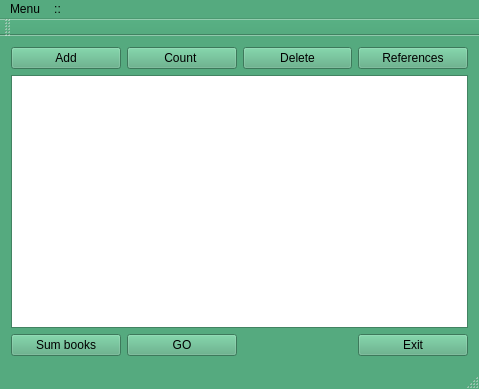
<?xml version="1.0" encoding="UTF-8"?>
<ui version="4.0">
 <class>MyInterface</class>
 <widget class="QMainWindow" name="MyInterface">
  <property name="geometry">
   <rect>
    <x>0</x>
    <y>0</y>
    <width>479</width>
    <height>389</height>
   </rect>
  </property>
  <property name="palette">
   <palette>
    <active>
     <colorrole role="WindowText">
      <brush brushstyle="SolidPattern">
       <color alpha="255">
        <red>0</red>
        <green>0</green>
        <blue>0</blue>
       </color>
      </brush>
     </colorrole>
     <colorrole role="Button">
      <brush brushstyle="SolidPattern">
       <color alpha="255">
        <red>85</red>
        <green>170</green>
        <blue>127</blue>
       </color>
      </brush>
     </colorrole>
     <colorrole role="Light">
      <brush brushstyle="SolidPattern">
       <color alpha="255">
        <red>127</red>
        <green>255</green>
        <blue>191</blue>
       </color>
      </brush>
     </colorrole>
     <colorrole role="Midlight">
      <brush brushstyle="SolidPattern">
       <color alpha="255">
        <red>106</red>
        <green>212</green>
        <blue>159</blue>
       </color>
      </brush>
     </colorrole>
     <colorrole role="Dark">
      <brush brushstyle="SolidPattern">
       <color alpha="255">
        <red>42</red>
        <green>85</green>
        <blue>63</blue>
       </color>
      </brush>
     </colorrole>
     <colorrole role="Mid">
      <brush brushstyle="SolidPattern">
       <color alpha="255">
        <red>56</red>
        <green>113</green>
        <blue>84</blue>
       </color>
      </brush>
     </colorrole>
     <colorrole role="Text">
      <brush brushstyle="SolidPattern">
       <color alpha="255">
        <red>0</red>
        <green>0</green>
        <blue>0</blue>
       </color>
      </brush>
     </colorrole>
     <colorrole role="BrightText">
      <brush brushstyle="SolidPattern">
       <color alpha="255">
        <red>255</red>
        <green>255</green>
        <blue>255</blue>
       </color>
      </brush>
     </colorrole>
     <colorrole role="ButtonText">
      <brush brushstyle="SolidPattern">
       <color alpha="255">
        <red>0</red>
        <green>0</green>
        <blue>0</blue>
       </color>
      </brush>
     </colorrole>
     <colorrole role="Base">
      <brush brushstyle="SolidPattern">
       <color alpha="255">
        <red>255</red>
        <green>255</green>
        <blue>255</blue>
       </color>
      </brush>
     </colorrole>
     <colorrole role="Window">
      <brush brushstyle="SolidPattern">
       <color alpha="255">
        <red>85</red>
        <green>170</green>
        <blue>127</blue>
       </color>
      </brush>
     </colorrole>
     <colorrole role="Shadow">
      <brush brushstyle="SolidPattern">
       <color alpha="255">
        <red>0</red>
        <green>0</green>
        <blue>0</blue>
       </color>
      </brush>
     </colorrole>
     <colorrole role="AlternateBase">
      <brush brushstyle="SolidPattern">
       <color alpha="255">
        <red>170</red>
        <green>212</green>
        <blue>191</blue>
       </color>
      </brush>
     </colorrole>
     <colorrole role="ToolTipBase">
      <brush brushstyle="SolidPattern">
       <color alpha="255">
        <red>255</red>
        <green>255</green>
        <blue>220</blue>
       </color>
      </brush>
     </colorrole>
     <colorrole role="ToolTipText">
      <brush brushstyle="SolidPattern">
       <color alpha="255">
        <red>0</red>
        <green>0</green>
        <blue>0</blue>
       </color>
      </brush>
     </colorrole>
    </active>
    <inactive>
     <colorrole role="WindowText">
      <brush brushstyle="SolidPattern">
       <color alpha="255">
        <red>0</red>
        <green>0</green>
        <blue>0</blue>
       </color>
      </brush>
     </colorrole>
     <colorrole role="Button">
      <brush brushstyle="SolidPattern">
       <color alpha="255">
        <red>85</red>
        <green>170</green>
        <blue>127</blue>
       </color>
      </brush>
     </colorrole>
     <colorrole role="Light">
      <brush brushstyle="SolidPattern">
       <color alpha="255">
        <red>127</red>
        <green>255</green>
        <blue>191</blue>
       </color>
      </brush>
     </colorrole>
     <colorrole role="Midlight">
      <brush brushstyle="SolidPattern">
       <color alpha="255">
        <red>106</red>
        <green>212</green>
        <blue>159</blue>
       </color>
      </brush>
     </colorrole>
     <colorrole role="Dark">
      <brush brushstyle="SolidPattern">
       <color alpha="255">
        <red>42</red>
        <green>85</green>
        <blue>63</blue>
       </color>
      </brush>
     </colorrole>
     <colorrole role="Mid">
      <brush brushstyle="SolidPattern">
       <color alpha="255">
        <red>56</red>
        <green>113</green>
        <blue>84</blue>
       </color>
      </brush>
     </colorrole>
     <colorrole role="Text">
      <brush brushstyle="SolidPattern">
       <color alpha="255">
        <red>0</red>
        <green>0</green>
        <blue>0</blue>
       </color>
      </brush>
     </colorrole>
     <colorrole role="BrightText">
      <brush brushstyle="SolidPattern">
       <color alpha="255">
        <red>255</red>
        <green>255</green>
        <blue>255</blue>
       </color>
      </brush>
     </colorrole>
     <colorrole role="ButtonText">
      <brush brushstyle="SolidPattern">
       <color alpha="255">
        <red>0</red>
        <green>0</green>
        <blue>0</blue>
       </color>
      </brush>
     </colorrole>
     <colorrole role="Base">
      <brush brushstyle="SolidPattern">
       <color alpha="255">
        <red>255</red>
        <green>255</green>
        <blue>255</blue>
       </color>
      </brush>
     </colorrole>
     <colorrole role="Window">
      <brush brushstyle="SolidPattern">
       <color alpha="255">
        <red>85</red>
        <green>170</green>
        <blue>127</blue>
       </color>
      </brush>
     </colorrole>
     <colorrole role="Shadow">
      <brush brushstyle="SolidPattern">
       <color alpha="255">
        <red>0</red>
        <green>0</green>
        <blue>0</blue>
       </color>
      </brush>
     </colorrole>
     <colorrole role="AlternateBase">
      <brush brushstyle="SolidPattern">
       <color alpha="255">
        <red>170</red>
        <green>212</green>
        <blue>191</blue>
       </color>
      </brush>
     </colorrole>
     <colorrole role="ToolTipBase">
      <brush brushstyle="SolidPattern">
       <color alpha="255">
        <red>255</red>
        <green>255</green>
        <blue>220</blue>
       </color>
      </brush>
     </colorrole>
     <colorrole role="ToolTipText">
      <brush brushstyle="SolidPattern">
       <color alpha="255">
        <red>0</red>
        <green>0</green>
        <blue>0</blue>
       </color>
      </brush>
     </colorrole>
    </inactive>
    <disabled>
     <colorrole role="WindowText">
      <brush brushstyle="SolidPattern">
       <color alpha="255">
        <red>42</red>
        <green>85</green>
        <blue>63</blue>
       </color>
      </brush>
     </colorrole>
     <colorrole role="Button">
      <brush brushstyle="SolidPattern">
       <color alpha="255">
        <red>85</red>
        <green>170</green>
        <blue>127</blue>
       </color>
      </brush>
     </colorrole>
     <colorrole role="Light">
      <brush brushstyle="SolidPattern">
       <color alpha="255">
        <red>127</red>
        <green>255</green>
        <blue>191</blue>
       </color>
      </brush>
     </colorrole>
     <colorrole role="Midlight">
      <brush brushstyle="SolidPattern">
       <color alpha="255">
        <red>106</red>
        <green>212</green>
        <blue>159</blue>
       </color>
      </brush>
     </colorrole>
     <colorrole role="Dark">
      <brush brushstyle="SolidPattern">
       <color alpha="255">
        <red>42</red>
        <green>85</green>
        <blue>63</blue>
       </color>
      </brush>
     </colorrole>
     <colorrole role="Mid">
      <brush brushstyle="SolidPattern">
       <color alpha="255">
        <red>56</red>
        <green>113</green>
        <blue>84</blue>
       </color>
      </brush>
     </colorrole>
     <colorrole role="Text">
      <brush brushstyle="SolidPattern">
       <color alpha="255">
        <red>42</red>
        <green>85</green>
        <blue>63</blue>
       </color>
      </brush>
     </colorrole>
     <colorrole role="BrightText">
      <brush brushstyle="SolidPattern">
       <color alpha="255">
        <red>255</red>
        <green>255</green>
        <blue>255</blue>
       </color>
      </brush>
     </colorrole>
     <colorrole role="ButtonText">
      <brush brushstyle="SolidPattern">
       <color alpha="255">
        <red>42</red>
        <green>85</green>
        <blue>63</blue>
       </color>
      </brush>
     </colorrole>
     <colorrole role="Base">
      <brush brushstyle="SolidPattern">
       <color alpha="255">
        <red>85</red>
        <green>170</green>
        <blue>127</blue>
       </color>
      </brush>
     </colorrole>
     <colorrole role="Window">
      <brush brushstyle="SolidPattern">
       <color alpha="255">
        <red>85</red>
        <green>170</green>
        <blue>127</blue>
       </color>
      </brush>
     </colorrole>
     <colorrole role="Shadow">
      <brush brushstyle="SolidPattern">
       <color alpha="255">
        <red>0</red>
        <green>0</green>
        <blue>0</blue>
       </color>
      </brush>
     </colorrole>
     <colorrole role="AlternateBase">
      <brush brushstyle="SolidPattern">
       <color alpha="255">
        <red>85</red>
        <green>170</green>
        <blue>127</blue>
       </color>
      </brush>
     </colorrole>
     <colorrole role="ToolTipBase">
      <brush brushstyle="SolidPattern">
       <color alpha="255">
        <red>255</red>
        <green>255</green>
        <blue>220</blue>
       </color>
      </brush>
     </colorrole>
     <colorrole role="ToolTipText">
      <brush brushstyle="SolidPattern">
       <color alpha="255">
        <red>0</red>
        <green>0</green>
        <blue>0</blue>
       </color>
      </brush>
     </colorrole>
    </disabled>
   </palette>
  </property>
  <property name="windowTitle">
   <string>MyInterface</string>
  </property>
  <property name="autoFillBackground">
   <bool>false</bool>
  </property>
  <property name="unifiedTitleAndToolBarOnMac">
   <bool>false</bool>
  </property>
  <widget class="QWidget" name="centralWidget">
   <layout class="QGridLayout" name="gridLayout">
    <item row="0" column="3">
     <widget class="QPushButton" name="pushButton_Count">
      <property name="text">
       <string>Count </string>
      </property>
      <property name="icon">
       <iconset>
        <normaloff>C:/Users/Владелец/Downloads/Hopstarter-Soft-Scraps-Button-Blank-Red.ico</normaloff>C:/Users/Владелец/Downloads/Hopstarter-Soft-Scraps-Button-Blank-Red.ico</iconset>
      </property>
      <property name="iconSize">
       <size>
        <width>24</width>
        <height>24</height>
       </size>
      </property>
     </widget>
    </item>
    <item row="2" column="5">
     <widget class="QPushButton" name="pushButton">
      <property name="text">
       <string>Exit</string>
      </property>
      <property name="icon">
       <iconset>
        <normaloff>C:/Users/Владелец/Downloads/Hopstarter-Soft-Scraps-Button-Turn-On.ico</normaloff>C:/Users/Владелец/Downloads/Hopstarter-Soft-Scraps-Button-Turn-On.ico</iconset>
      </property>
      <property name="iconSize">
       <size>
        <width>24</width>
        <height>24</height>
       </size>
      </property>
     </widget>
    </item>
    <item row="0" column="5">
     <widget class="QPushButton" name="pushButton_help">
      <property name="text">
       <string>References</string>
      </property>
      <property name="icon">
       <iconset>
        <normaloff>C:/Users/Владелец/Downloads/Hopstarter-Rounded-Square-Button-Info.ico</normaloff>C:/Users/Владелец/Downloads/Hopstarter-Rounded-Square-Button-Info.ico</iconset>
      </property>
      <property name="iconSize">
       <size>
        <width>24</width>
        <height>24</height>
       </size>
      </property>
     </widget>
    </item>
    <item row="0" column="4">
     <widget class="QPushButton" name="pushButton_delete">
      <property name="text">
       <string>Delete</string>
      </property>
      <property name="icon">
       <iconset>
        <normaloff>C:/Users/Владелец/Downloads/Hopstarter-Button-Button-Close.ico</normaloff>C:/Users/Владелец/Downloads/Hopstarter-Button-Button-Close.ico</iconset>
      </property>
      <property name="iconSize">
       <size>
        <width>24</width>
        <height>24</height>
       </size>
      </property>
     </widget>
    </item>
    <item row="1" column="2" colspan="4">
     <widget class="QTableWidget" name="tableWidget_books"/>
    </item>
    <item row="0" column="2">
     <widget class="QPushButton" name="pushButton_add">
      <property name="text">
       <string>Add</string>
      </property>
      <property name="icon">
       <iconset>
        <normaloff>C:/Users/Владелец/Downloads/Hopstarter-Rounded-Square-Button-Add.ico</normaloff>C:/Users/Владелец/Downloads/Hopstarter-Rounded-Square-Button-Add.ico</iconset>
      </property>
      <property name="iconSize">
       <size>
        <width>24</width>
        <height>24</height>
       </size>
      </property>
     </widget>
    </item>
    <item row="2" column="2">
     <widget class="QPushButton" name="pushButton_2">
      <property name="text">
       <string>Sum books</string>
      </property>
     </widget>
    </item>
    <item row="2" column="3">
     <widget class="QPushButton" name="pushButton_3">
      <property name="text">
       <string>GO</string>
      </property>
     </widget>
    </item>
   </layout>
  </widget>
  <widget class="QMenuBar" name="menuBar">
   <property name="geometry">
    <rect>
     <x>0</x>
     <y>0</y>
     <width>479</width>
     <height>21</height>
    </rect>
   </property>
   <property name="defaultUp">
    <bool>false</bool>
   </property>
   <widget class="QMenu" name="menuMenu">
    <property name="title">
     <string>Menu</string>
    </property>
    <addaction name="actionAdd"/>
    <addaction name="actionCount"/>
    <addaction name="actionDelete"/>
    <addaction name="actionReference"/>
    <addaction name="actionSave_file"/>
   </widget>
   <widget class="QMenu" name="menuMassage">
    <property name="title">
     <string>::</string>
    </property>
    <addaction name="actionBox"/>
   </widget>
   <addaction name="menuMenu"/>
   <addaction name="menuMassage"/>
  </widget>
  <widget class="QToolBar" name="mainToolBar">
   <attribute name="toolBarArea">
    <enum>TopToolBarArea</enum>
   </attribute>
   <attribute name="toolBarBreak">
    <bool>false</bool>
   </attribute>
  </widget>
  <widget class="QStatusBar" name="statusBar"/>
  <action name="actionAdd">
   <property name="icon">
    <iconset>
     <normaloff>C:/Users/Владелец/Downloads/Hopstarter-Rounded-Square-Button-Add.ico</normaloff>C:/Users/Владелец/Downloads/Hopstarter-Rounded-Square-Button-Add.ico</iconset>
   </property>
   <property name="text">
    <string>Add</string>
   </property>
   <property name="shortcut">
    <string>Alt+A</string>
   </property>
  </action>
  <action name="actionCount">
   <property name="icon">
    <iconset>
     <normaloff>C:/Users/Владелец/Downloads/Hopstarter-Soft-Scraps-Button-Blank-Red.ico</normaloff>C:/Users/Владелец/Downloads/Hopstarter-Soft-Scraps-Button-Blank-Red.ico</iconset>
   </property>
   <property name="text">
    <string>Count</string>
   </property>
   <property name="shortcut">
    <string>Alt+C</string>
   </property>
   <property name="iconVisibleInMenu">
    <bool>true</bool>
   </property>
  </action>
  <action name="actionDelete">
   <property name="icon">
    <iconset>
     <normaloff>C:/Users/Владелец/Downloads/Hopstarter-Button-Button-Close.ico</normaloff>C:/Users/Владелец/Downloads/Hopstarter-Button-Button-Close.ico</iconset>
   </property>
   <property name="text">
    <string>Delete</string>
   </property>
   <property name="shortcut">
    <string>Alt+D</string>
   </property>
  </action>
  <action name="actionSwap">
   <property name="text">
    <string>Swap</string>
   </property>
   <property name="shortcut">
    <string>Alt+S</string>
   </property>
  </action>
  <action name="actionReference">
   <property name="icon">
    <iconset>
     <normaloff>C:/Users/Владелец/Downloads/Hopstarter-Rounded-Square-Button-Info.ico</normaloff>C:/Users/Владелец/Downloads/Hopstarter-Rounded-Square-Button-Info.ico</iconset>
   </property>
   <property name="text">
    <string>Reference</string>
   </property>
   <property name="shortcut">
    <string>Alt+R</string>
   </property>
  </action>
  <action name="actionBox">
   <property name="text">
    <string>Box</string>
   </property>
  </action>
  <action name="actionSave_file">
   <property name="icon">
    <iconset>
     <normaloff>C:/Users/Владелец/Downloads/Oxygen-Icons.org-Oxygen-Apps-accessories-text-editor.ico</normaloff>C:/Users/Владелец/Downloads/Oxygen-Icons.org-Oxygen-Apps-accessories-text-editor.ico</iconset>
   </property>
   <property name="text">
    <string>Save file</string>
   </property>
   <property name="shortcut">
    <string>Alt+S</string>
   </property>
   <property name="iconVisibleInMenu">
    <bool>true</bool>
   </property>
  </action>
 </widget>
 <layoutdefault spacing="6" margin="11"/>
 <resources/>
 <connections>
  <connection>
   <sender>pushButton_add</sender>
   <signal>clicked()</signal>
   <receiver>MyInterface</receiver>
   <slot>show()</slot>
   <hints>
    <hint type="sourcelabel">
     <x>84</x>
     <y>54</y>
    </hint>
    <hint type="destinationlabel">
     <x>22</x>
     <y>90</y>
    </hint>
   </hints>
  </connection>
  <connection>
   <sender>pushButton</sender>
   <signal>clicked()</signal>
   <receiver>MyInterface</receiver>
   <slot>close()</slot>
   <hints>
    <hint type="sourcelabel">
     <x>436</x>
     <y>336</y>
    </hint>
    <hint type="destinationlabel">
     <x>358</x>
     <y>342</y>
    </hint>
   </hints>
  </connection>
 </connections>
</ui>
